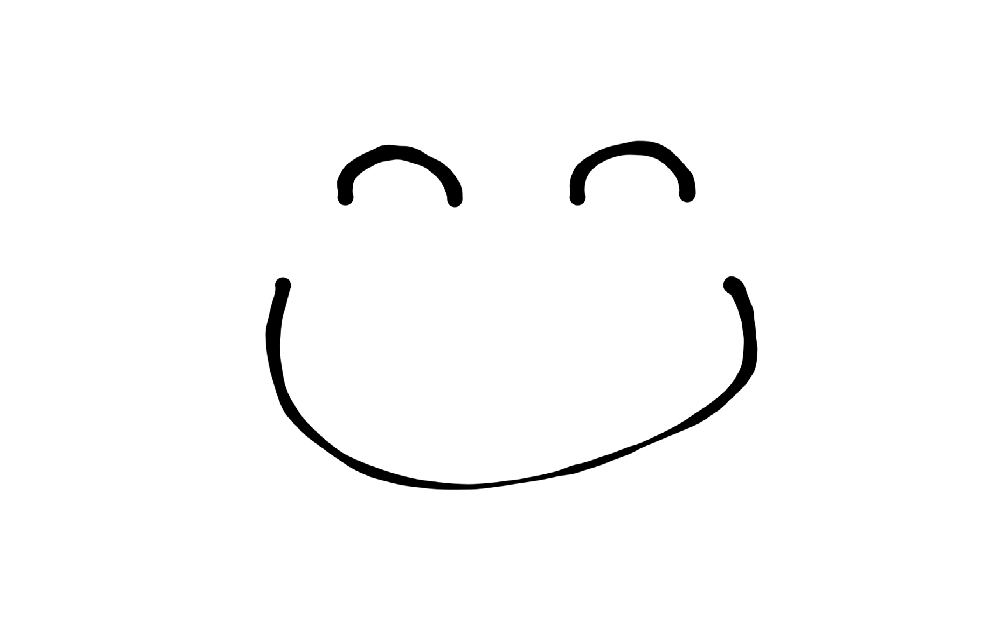
#> input picture robot_painting/hardware_drivers/test.png, 1000 x 622 px
$ python draw_png.py
#> lines starting #> are read from the running program, lines starting #| are printed output that depends on the picture; after the words box and inside, x2 and y2 are one past the last pixel; in counts of white or black regions, pixels touching at a corner belong together
import imageio
import numpy as np
import matplotlib.pyplot as plt
import skfmm
from scipy import ndimage

# Load image
im = imageio.imread("test.png")
#> im is the input picture: shape (622, 1000, 4); mean R, G, B, A 250, 250, 250, 255
ima = np.array(im)

# Differentiate the inside / outside region
phi = np.int64(np.any(ima[:, :, :3], axis=2))
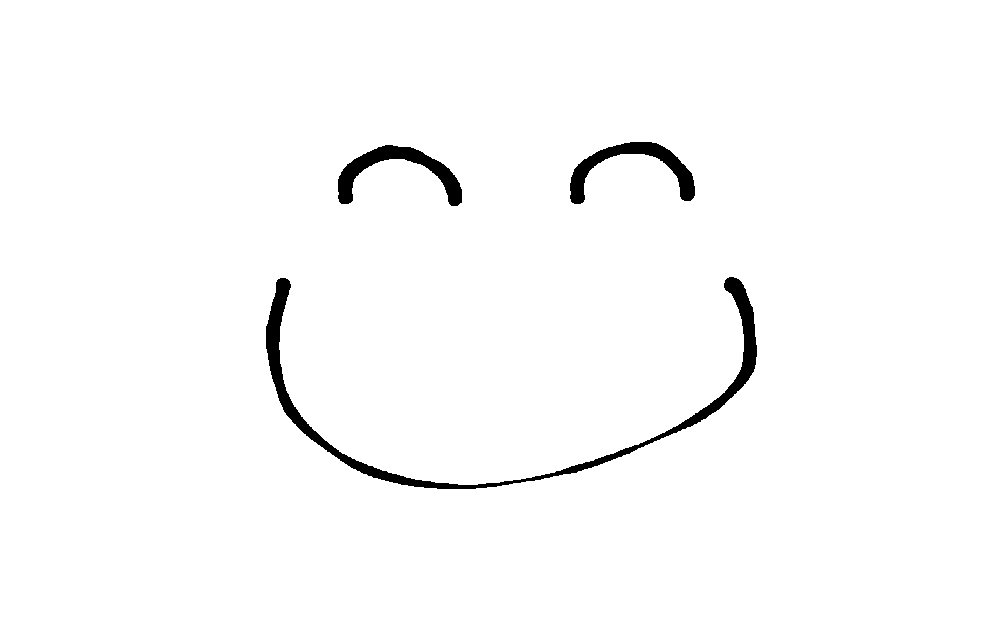
#> phi: shape (622, 1000) int64; values 0 (black) and 1 (white), 98.2% white; 3 black regions, box (x1, y1, x2, y2) and area: (266, 277, 757, 489) 6387, (338, 145, 462, 206) 2335, (570, 142, 695, 204) 2247
phi = np.where(phi, 0, -1) + 0.5

# Compute signed distance
# dx = cell(pixel) size
#> (the run stopped early here; a loop or call above may not have finished)

$ run again, with robot_painting/hardware_drivers/eye.png copied over robot_painting/hardware_drivers/test.png
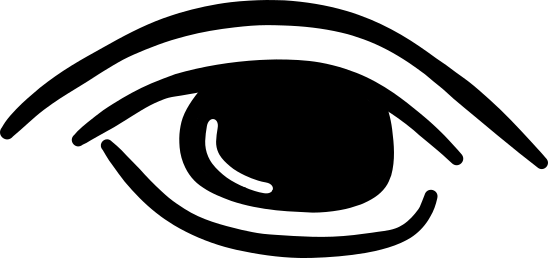
#> input picture robot_painting/hardware_drivers/eye.png, 548 x 258 px
#> im is the input picture: shape (258, 548, 4); mean R, G, B, A 158.1, 158.1, 158.1, 93.3
#> `phi = np.int64(np.any(ima[:, :, :3], axis=2))`:
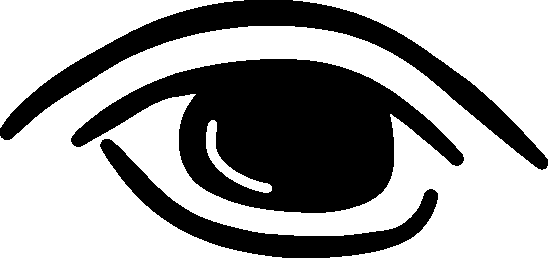
#> phi: shape (258, 548) int64; values 0 (black) and 1 (white), 62% white; 3 black regions, box (x1, y1, x2, y2) and area: (71, 59, 464, 213) 31763, (0, 0, 548, 170) 14189, (100, 139, 438, 258) 7783
